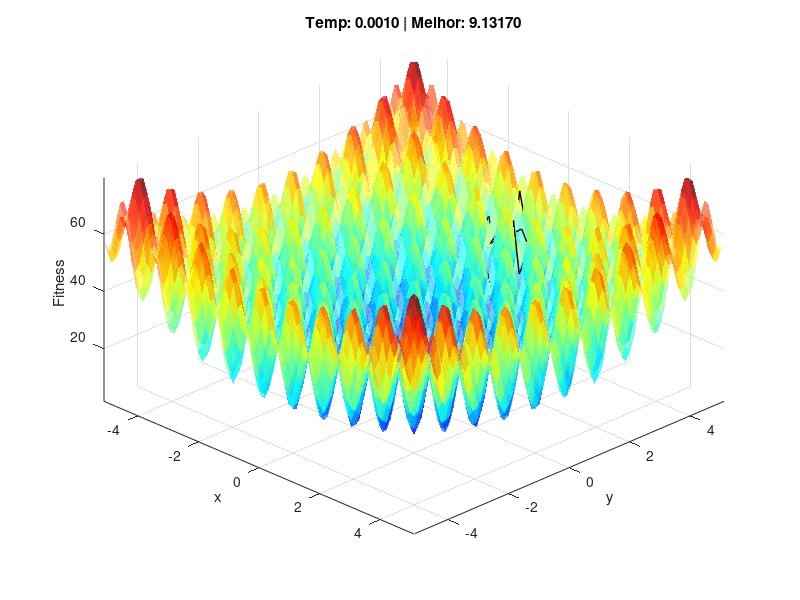
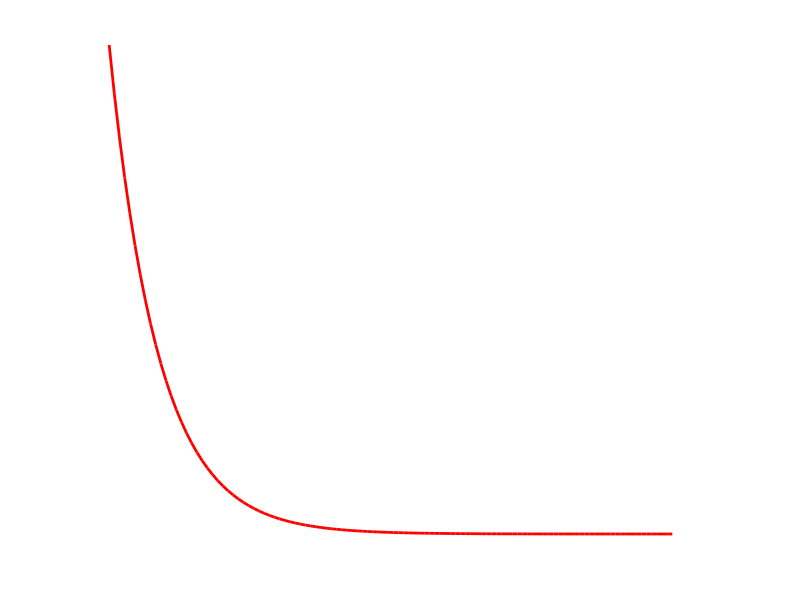
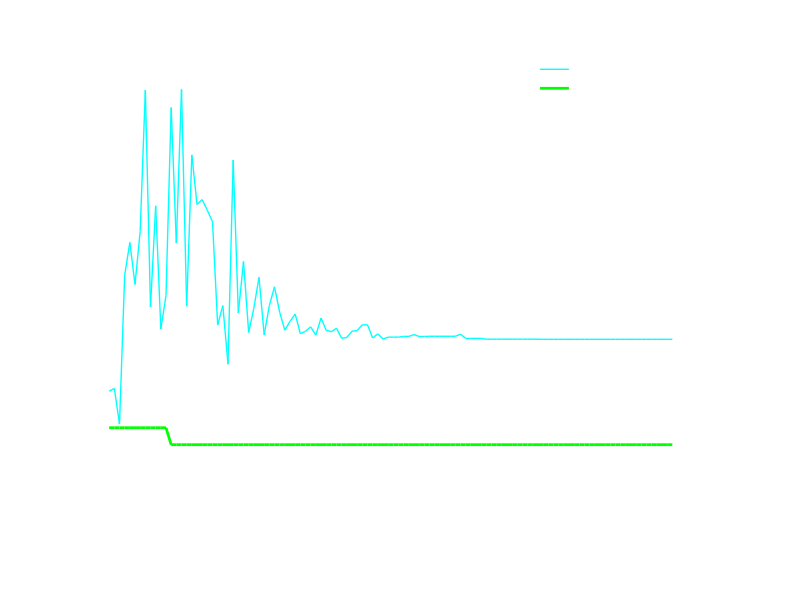

Here is the MATLAB script that generated these plots, in order:
% Script: run_SA_3D.m
% Visualização 3D do Simulated Annealing + Gráficos de Análise
% Fundo Escuro (Dark Mode)
clear; clc; close all;

% --- CONFIGURAÇÕES ---
OPCAO_FUNCAO = 2;  % 1 ou 2
VELOCIDADE = 2;    % 1=Rápido, 2=Normal

T_inicial = 100;
T_min = 0.001;
alfa = 0.90;      
nRep = 20;
STEP_SIZE = 0.2; 

% Cores Dark Mode
BG_COLOR = [0.1 0.1 0.1]; 
AX_COLOR = [1 1 1]; 

if VELOCIDADE == 1, PAUSE_TIME = 0.001; else, PAUSE_TIME = 0.05; end

if OPCAO_FUNCAO == 1
    nome = 'Função 1 (Schaffer)';
    lim_min = -2.048; lim_max = 2.048;
    fobj = @(x,y) 0.5 + ((sin(sqrt(x.^2+y.^2))).^2-0.5) ./ ((1+0.001.*(x.^2+y.^2)).^2);
    z_lift = 0.01;
else
    nome = 'Função 2 (Rastrigin)';
    lim_min = -5.12; lim_max = 5.12;
    fobj = @(x,y) 20 + (x.^2 - 10*cos(2*pi.*x)) + (y.^2 - 10*cos(2*pi.*y));
    z_lift = 2;
end

fprintf('=== Visualização 3D SA: %s ===\n', nome);

% --- AMBIENTE 3D ---
figure('Name', ['Animação 3D SA - ' nome], 'Position', [50, 100, 800, 600]);
[X, Y] = meshgrid(linspace(lim_min, lim_max, 80));
Z = fobj(X, Y);

surf(X, Y, Z, 'FaceAlpha', 0.6, 'EdgeColor', 'none'); 
colormap jet; hold on; axis tight; grid on;
view(45, 40); xlabel('x'); ylabel('y'); zlabel('Fitness');
title(nome); rotate3d on;

% --- INICIALIZAÇÃO SA ---
curr_x = lim_min + (lim_max - lim_min) * rand();
curr_y = lim_min + (lim_max - lim_min) * rand();
curr_fit = fobj(curr_x, curr_y);

best_x = curr_x; best_y = curr_y; best_fit = curr_fit;

hist_T = [];
hist_best = [];
hist_curr = [];
iteracoes = [];
it_count = 0;

h_path = plot3(curr_x, curr_y, curr_fit+z_lift, 'k-', 'LineWidth', 1);
h_curr = plot3(curr_x, curr_y, curr_fit+z_lift, 'o', 'MarkerSize', 8, 'MarkerFaceColor', 'r', 'MarkerEdgeColor', 'k');
h_best = plot3(best_x, best_y, best_fit+z_lift, 'p', 'MarkerSize', 20, 'MarkerFaceColor', 'c', 'MarkerEdgeColor', 'k');

path_x = [curr_x]; path_y = [curr_y]; path_z = [curr_fit+z_lift];

T = T_inicial;

% --- LOOP PRINCIPAL ---
while T > T_min
    it_count = it_count + 1;
    
    for i = 1:nRep
        nx = curr_x + (rand() - 0.5) * 2 * STEP_SIZE;
        ny = curr_y + (rand() - 0.5) * 2 * STEP_SIZE;
        nx = max(lim_min, min(lim_max, nx));
        ny = max(lim_min, min(lim_max, ny));
        
        nfit = fobj(nx, ny);
        dE = nfit - curr_fit;
        
        accept = false;
        if dE < 0
            accept = true;
            if nfit < best_fit
                best_fit = nfit; best_x = nx; best_y = ny;
                set(h_best, 'XData', best_x, 'YData', best_y, 'ZData', best_fit+z_lift);
            end
        else
            p = exp(-dE / T);
            if rand() < p
                accept = true;
            end
        end
        
        if accept
            curr_x = nx; curr_y = ny; curr_fit = nfit;
        end
    end
    
    % Atualizar Caminho
    path_x(end+1) = curr_x; path_y(end+1) = curr_y; path_z(end+1) = curr_fit+z_lift;
    set(h_path, 'XData', path_x, 'YData', path_y, 'ZData', path_z);
    set(h_curr, 'XData', curr_x, 'YData', curr_y, 'ZData', curr_fit+z_lift);
    
    % Guardar Dados
    hist_T(end+1) = T;
    hist_best(end+1) = best_fit;
    hist_curr(end+1) = curr_fit;
    iteracoes(end+1) = it_count;
    
    title(sprintf('Temp: %.4f | Melhor: %.5f', T, best_fit));
    drawnow;
    pause(PAUSE_TIME);
    
    T = T * alfa;
end

fprintf('SA Concluído. A gerar gráficos...\n');

% =========================================================================
% --- GRÁFICOS DE ANÁLISE (DARK MODE) ---
% =========================================================================

% FIGURA 1: Temperatura
figure('Name', 'Curva de Temperatura', 'Color', BG_COLOR);
plot(iteracoes, hist_T, 'r-', 'LineWidth', 2);
title('Decaimento da Temperatura', 'Color', AX_COLOR);
xlabel('Ciclos', 'Color', AX_COLOR); ylabel('Temperatura (T)', 'Color', AX_COLOR);
set(gca, 'Color', BG_COLOR, 'XColor', AX_COLOR, 'YColor', AX_COLOR, 'GridColor', AX_COLOR);
grid on;

% FIGURA 2: Dinâmica
figure('Name', 'Dinâmica de Convergência', 'Color', BG_COLOR);
plot(iteracoes, hist_curr, 'c-', 'LineWidth', 1, 'DisplayName', 'Solução Atual (Instável)'); hold on;
plot(iteracoes, hist_best, 'g-', 'LineWidth', 2, 'DisplayName', 'Melhor Global');
title('Dinâmica: Aceitação de Erros vs Otimização', 'Color', AX_COLOR);
xlabel('Ciclos', 'Color', AX_COLOR); ylabel('Fitness', 'Color', AX_COLOR);
legend('Location', 'best', 'TextColor', AX_COLOR, 'EdgeColor', AX_COLOR);
set(gca, 'Color', BG_COLOR, 'XColor', AX_COLOR, 'YColor', AX_COLOR, 'GridColor', AX_COLOR);
grid on;